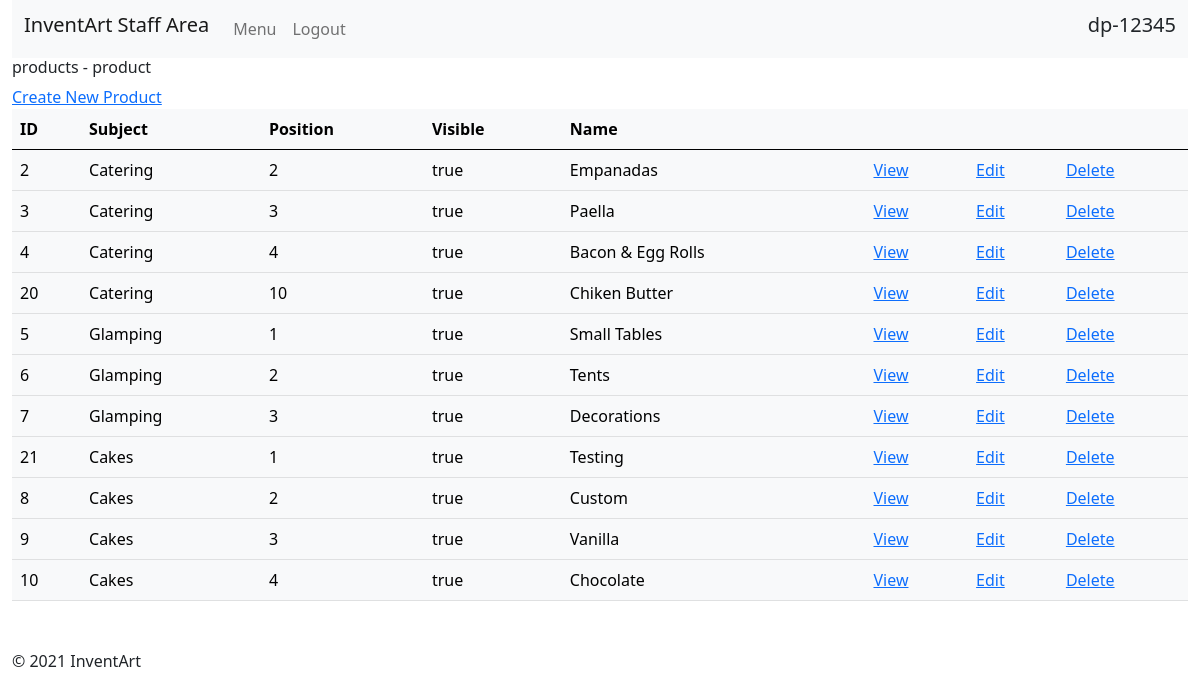
Screenshot of /staff/products/index.php (signed in) with the database file from the repository.
### tables this page shows
CREATE TABLE `products` (
  `id` int(11) NOT NULL,
  `subject_id` int(11) DEFAULT NULL,
  `menu_name` varchar(255) DEFAULT NULL,
  `position` int(3) DEFAULT NULL,
  `visible` tinyint(1) DEFAULT NULL,
  `content` text DEFAULT NULL
);

CREATE TABLE `subjects` (
  `id` int(11) NOT NULL,
  `menu_name` varchar(255) DEFAULT NULL,
  `position` int(3) DEFAULT NULL,
  `visible` tinyint(1) DEFAULT NULL
);

### private/functions.php (called while the page is built, shortened)
<?php
    function url_for($script_path){
        return WWW_ROOT . $script_path;
    }
    function u($string=""){
        return urlencode($string);
    }
    function h($string=""){
        return htmlspecialchars($string);
    }
?>

### private/query_functions.php (called while the page is built, shortened)
<?php
    function find_subject_by_id($id, $options=[]){
        global $db;
        $visible = $options["visible"] ?? false;
        $sql = "SELECT * FROM subjects ";
        $sql .= "WHERE id='" . db_escape($db, $id) . "' ";
        $result = mysqli_query($db, $sql);
        $subject = mysqli_fetch_assoc($result);
        return $subject;
    }
    function find_all_products(){
        global $db;
        $sql = "SELECT * FROM products ";
        $sql .= "ORDER BY subject_id ASC, position ASC";
        $result = mysqli_query($db, $sql);
        return $result;
    }
?>

### private/database.php (called while the page is built, shortened)
<?php
    function db_escape($connection, $string){
        return mysqli_real_escape_string($connection, $string);
    }
?>

### public/staff/products/index.php (the view, shortened to what this page needs)
<?php
    $products_set = find_all_products();
?>
<?php include( SHARED_PATH . "/staff_header.php") ?>
<div id="content">
    <h6>products - product</h6>
    <div class="actions">
        <a class="action" href="<?php echo url_for("/staff/products/new.php"); ?>">Create New Product</a>
    </div>
    <table class="table table-light">
        <thead>
            <tr>
                <th>ID</th>
                <th>Subject</th>
                <th>Position</th>
                <th>Visible</th>
                <th>Name</th>
                <th>&nbsp;</th>
                <th>&nbsp;</th>
                <th>&nbsp;</th>
            </tr>
        </thead>
        <tbody>
            <?php while($product = mysqli_fetch_assoc($products_set)) { ?>
            <?php $subject = find_subject_by_id($product["subject_id"]); ?>
            <tr>
                <td><?php echo h($product["id"]); ?></td>
                <td><?php echo h($subject["menu_name"]); ?></td>
                <td><?php echo h($product["position"]); ?></td>
                <td><?php echo $product["visible"] == 1 ? 'true' : 'false'; ?></td>
                <td><?php echo h($product["menu_name"]); ?></td>
                <td><a class="action" href="<?php echo url_for('/staff/products/show.php?id=' . h(u($product['id']))); ?>">View</a></td>
                <td><a class="action" href="<?php echo url_for('/staff/products/edit.php?id=' . h(u($product['id']))); ?>">Edit</a></td>
                <td><a class="action" href="<?php echo url_for('/staff/products/delete.php?id=' . h(u($product['id']))) ?>">Delete</a></td>
            </tr>
            <?php } ?>
        </tbody>
    </table>
</div>
<?php include( SHARED_PATH . "/staff_footer.php") ?>

### rows the page displays
products: id "2", subject.menu_name "Catering", position "2", visible "true", menu_name "Empanadas"
products: id "3", subject.menu_name "Catering", position "3", visible "true", menu_name "Paella"
products: id "4", subject.menu_name "Catering", position "4", visible "true", menu_name "Bacon & Egg Rolls"
products: id "20", subject.menu_name "Catering", position "10", visible "true", menu_name "Chiken Butter"
products: id "5", subject.menu_name "Glamping", position "1", visible "true", menu_name "Small Tables"
products: id "6", subject.menu_name "Glamping", position "2", visible "true", menu_name "Tents"
products: id "7", subject.menu_name "Glamping", position "3", visible "true", menu_name "Decorations"
products: id "21", subject.menu_name "Cakes", position "1", visible "true", menu_name "Testing"
products: id "8", subject.menu_name "Cakes", position "2", visible "true", menu_name "Custom"
products: id "9", subject.menu_name "Cakes", position "3", visible "true", menu_name "Vanilla"
products: id "10", subject.menu_name "Cakes", position "4", visible "true", menu_name "Chocolate"

### other values shown
$_SESSION["username"] "dp-12345"
